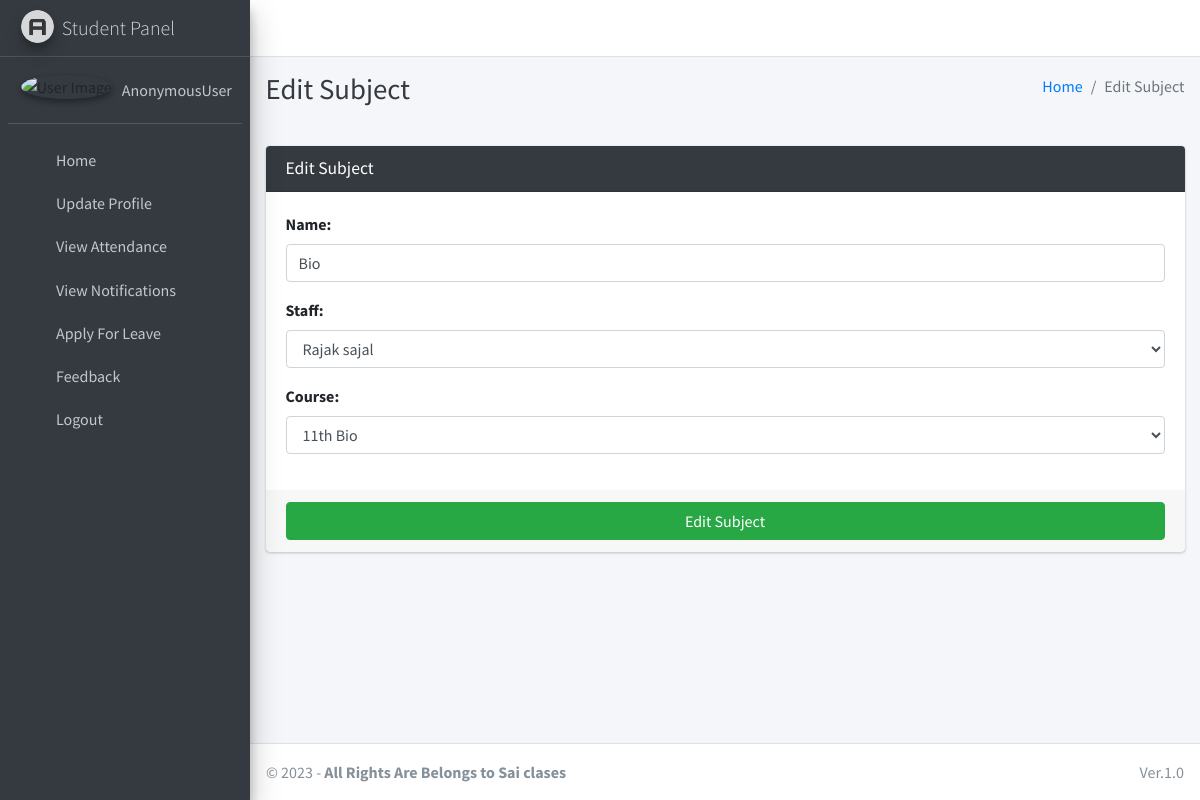
The app's page /subject/edit/1 with its own data.
### main_app/models.py (models this page shows, shortened)
class Subject(models.Model):
    name = models.CharField(max_length=120)
    staff = models.ForeignKey(Staff,on_delete=models.CASCADE,)
    course = models.ForeignKey(Course, on_delete=models.CASCADE)
    updated_at = models.DateTimeField(auto_now=True)
    created_at = models.DateTimeField(auto_now_add=True)

### main_app/hod_views.py (the view, shortened to what this page needs)
def edit_subject(request, subject_id):
    instance = get_object_or_404(Subject, id=subject_id)
    form = SubjectForm(request.POST or None, instance=instance)
    context = {
        'form': form,
        'subject_id': subject_id,
        'page_title': 'Edit Subject'
    }
    return render(request, 'hod_template/edit_subject_template.html', context)

### main_app/forms.py
class SubjectForm(FormSettings):
    def __init__(self, *args, **kwargs):
        super(SubjectForm, self).__init__(*args, **kwargs)
    class Meta:
        model = Subject
        fields = ['name', 'staff', 'course']

### main_app/models.py (called while the page is built)
    def __str__(self):
        return self.name

    def __str__(self):
        return self.admin.last_name + " " + self.admin.first_name

### main_app/templates/hod_template/edit_subject_template.html
{% extends 'main_app/base.html' %}
{% load static %}
{% block page_title %}{{page_title}}{% endblock page_title %}
{% block content %}
<section class="content">
    <div class="container-fluid">
        <div class="row">
            <div class="col-md-12">
                <div class="card card-dark">
                    <div class="card-header">
                        <h3 class="card-title">{{page_title}}</h3>
                    </div>
                    {% include "main_app/form_template.html" with messages=messages  form=form button_text="Edit Subject"%}
                </div>
            </div>
        </div>
    </div>
</section>
{% endblock content %}

### main_app/templates/main_app/form_template.html (shortened to what this page needs)
<form role="form" method="POST" enctype="multipart/form-data">
    <div class="card-body">
        {% for field in form  %}
        <div class="form-group">
            {{field.label_tag}}
            {{field}}
        </div>
        {% endfor %}
    </div>
    <div class="card-footer">
        <button type="submit" class="btn btn-success btn-block">
            {% if button_text %}
            {{button_text}}
            {% else %}
            Submit
            {% endif %}
        </button>
    </div>
</form>

### records on screen
Subject: form "Bio" "Rajak sajal" "11th Bio"

### other values on screen
{{ user }} "AnonymousUser"
{{ page_title }} "Edit Subject"
{{ field.label_tag }} "Name:" "Staff:" "Course:"
{{ button_text }} "Edit Subject"
